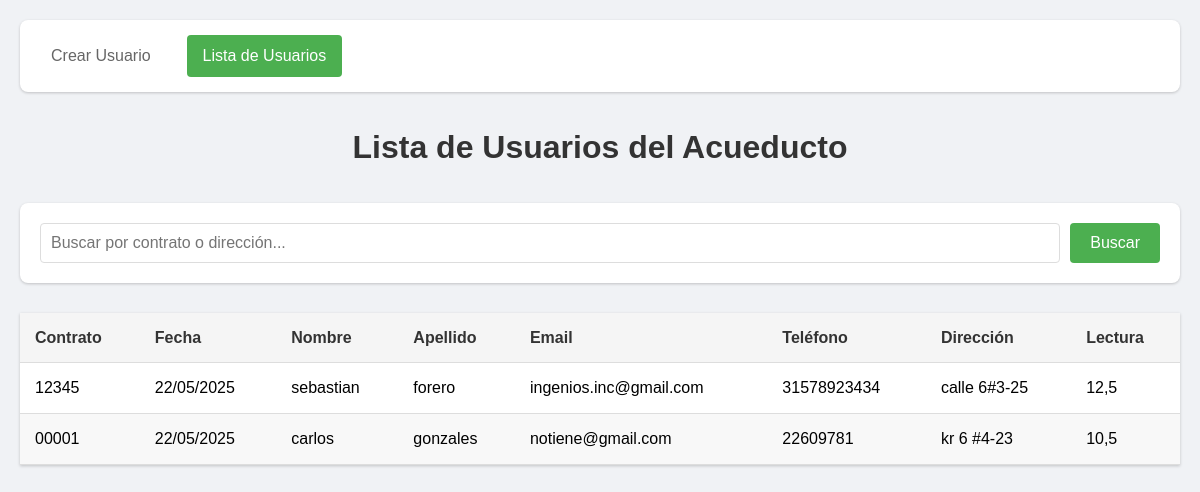
Before: /lista/ with the older database file.
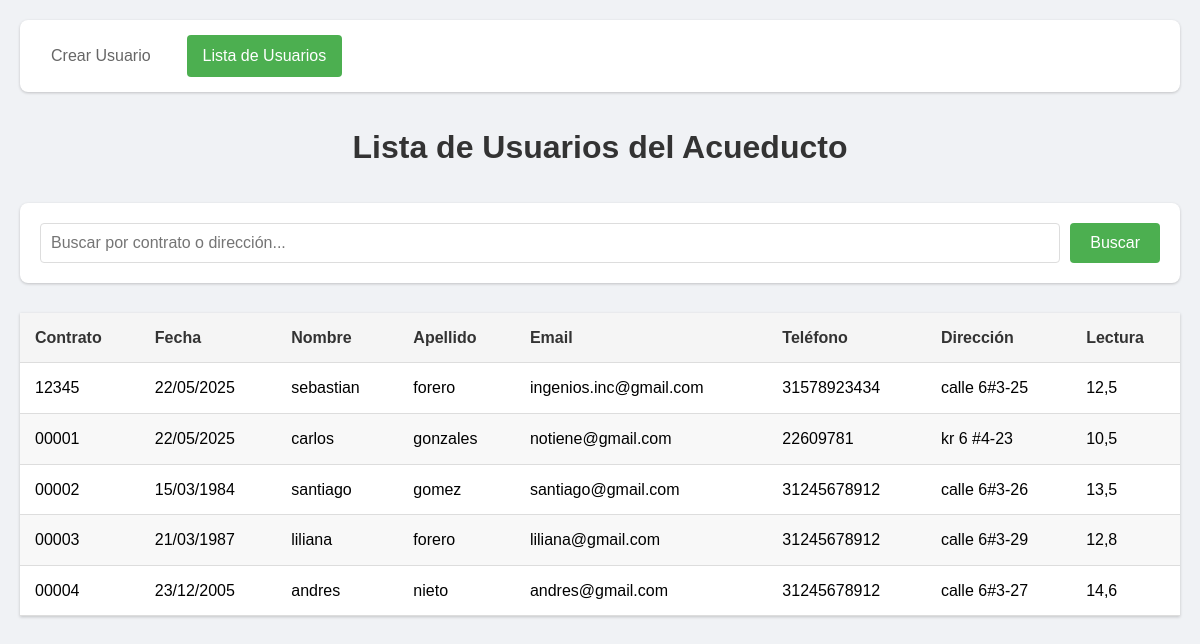
After: the same page with the newer database file.
### acueducto/models.py (models this page shows, shortened)
class UserAcueducto(models.Model):
    contrato = models.CharField(max_length=100, unique=True)
    date = models.DateField(max_length=10, blank=True, null=True)
    name = models.CharField(max_length=100)
    lastname = models.CharField(max_length=100)
    email = models.EmailField(max_length=100, unique=True)
    phone = models.CharField(max_length=15, blank=True)
    address = models.CharField(max_length=255, blank=True)
    lectura = models.FloatField(blank=True, null=True)

### acueducto/views.py (the view)
# urls.py: path('lista/', views.lista_usuarios, name='lista_usuarios'),
def lista_usuarios(request):
    busqueda = request.GET.get('busqueda', '')
    usuarios = UserAcueducto.objects.all()
    if busqueda:
        usuarios = usuarios.filter(
            Q(contrato__icontains=busqueda) |
            Q(address__icontains=busqueda)
        )
    return render(request, 'lista_usuarios.html', {
        'usuarios': usuarios,
        'busqueda': busqueda
    })

### acueducto/templates/lista_usuarios.html (shortened to what this page needs)
{% load static %}
<!DOCTYPE html>
<html lang="es">
<head>
    <link rel="stylesheet" href="{% static 'styles.css' %}">
</head>
<body>
    <div class="container">
        <nav class="nav-menu">
            <a href="{% url 'index' %}">Crear Usuario</a>
            <a href="{% url 'lista_usuarios' %}" class="active">Lista de Usuarios</a>
        </nav>
        <h1>Lista de Usuarios del Acueducto</h1>
        <div class="search-container">
            <form method="GET" class="search-form">
                <input
                    type="text"
                    name="busqueda"
                    placeholder="Buscar por contrato o dirección..."
                    value="{{ busqueda }}"
                >
                <button type="submit" class="search-btn">Buscar</button>
            </form>
        </div>
        <table class="users-table">
            <thead>
                <tr>
                    <th>Contrato</th>
                    <th>Fecha</th>
                    <th>Nombre</th>
                    <th>Apellido</th>
                    <th>Email</th>
                    <th>Teléfono</th>
                    <th>Dirección</th>
                    <th>Lectura</th>
                </tr>
            </thead>
            <tbody>
                {% for usuario in usuarios %}
                <tr>
                    <td>{{ usuario.contrato }}</td>
                    <td>{{ usuario.date|date:"d/m/Y" }}</td>
                    <td>{{ usuario.name }}</td>
                    <td>{{ usuario.lastname }}</td>
                    <td>{{ usuario.email }}</td>
                    <td>{{ usuario.phone }}</td>
                    <td>{{ usuario.address }}</td>
                    <td>{{ usuario.lectura }}</td>
                </tr>
                {% empty %}
                <tr>
                    <td colspan="8">No se encontraron usuarios.</td>
                </tr>
                {% endfor %}
            </tbody>
        </table>
    </div>
</body>
</html>

### acueducto/static/styles.css (style rules this page uses)
.container { max-width: 1200px; margin: 0 auto; padding: 20px; }
h1 { color: #333; text-align: center; margin-bottom: 30px; }
.users-table { width: 100%; border-collapse: collapse; margin-top: 20px; background-color: white; box-shadow: 0 1px 3px rgba(0, 0, 0, 0.2); }
.users-table th, .users-table td { padding: 12px 15px; text-align: left; border-bottom: 1px solid #ddd; }
.users-table th { background-color: #f5f5f5; font-weight: bold; color: #333; }
.users-table tr:nth-child(even) { background-color: #f8f8f8; }
body { font-family: Arial, sans-serif; line-height: 1.6; background-color: #f0f2f5; margin: 0; padding: 0; }
.nav-menu { background-color: white; padding: 15px; border-radius: 8px; box-shadow: 0 1px 3px rgba(0, 0, 0, 0.2); margin-bottom: 30px; display: flex; gap: 20px; }
.nav-menu a { text-decoration: none; color: #666; padding: 8px 16px; border-radius: 4px; transition: all 0.3s ease; }
.nav-menu a.active { background-color: #4CAF50; color: white; }
.search-container { background-color: white; padding: 20px; border-radius: 8px; box-shadow: 0 1px 3px rgba(0, 0, 0, 0.2); margin-bottom: 30px; }
.search-form { display: flex; gap: 10px; }
.search-form input { flex: 1; padding: 10px; border: 1px solid #ddd; border-radius: 4px; font-size: 16px; }
.search-btn { background-color: #4CAF50; color: white; padding: 10px 20px; border: none; border-radius: 4px; cursor: pointer; font-size: 16px; }

Changed rows visible on the page:
added UserAcueducto: contrato "00002", date "15/03/1984", name "santiago", lastname "gomez", email "santiago@gmail.com", phone "31245678912", address "calle 6#3-26", lectura "13,5"
added UserAcueducto: contrato "00003", date "21/03/1987", name "liliana", lastname "forero", email "liliana@gmail.com", phone "31245678912", address "calle 6#3-29", lectura "12,8"
added UserAcueducto: contrato "00004", date "23/12/2005", name "andres", lastname "nieto", email "andres@gmail.com", phone "31245678912", address "calle 6#3-27", lectura "14,6"
